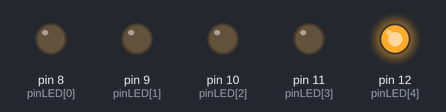
The sketch below on a simulated Arduino Uno, built with avr-gcc and run on an emulated ATmega328P. Parts: output pins drawn as LEDs (lit = HIGH). Random numbers use the default seed unless the sketch sets one.

Above: at 0.95 s.
At 4.31 s:
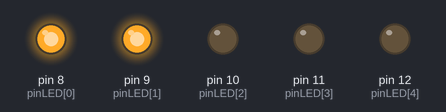
At 9.97 s:
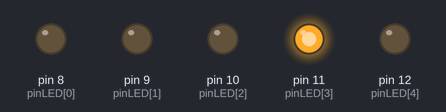
At 18.88 s:
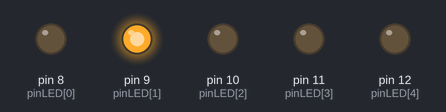
At 23.17 s:
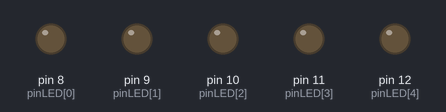
At 37.81 s:
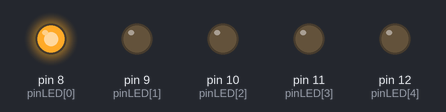
Timing chart, 0 to 40.0 s (numbered marks = the images above):
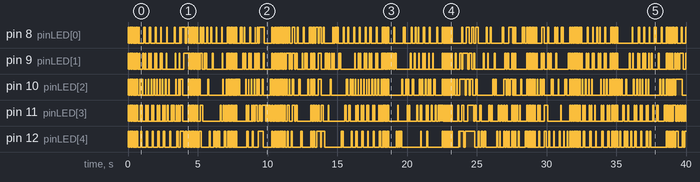

The sketch:

strobe_led.ino
```cpp
const int jumlahLED = 5;
const int pinLED[jumlahLED] = {8, 9, 10, 11, 12};

void setup() {
  for (int i = 0; i < jumlahLED; i++) {
    pinMode(pinLED[i], OUTPUT);
    digitalWrite(pinLED[i], LOW);
  }
  randomSeed(analogRead(A0));
}

void loop() {
  int modePilihan = random(0, 4);

  switch (modePilihan) {
    case 0: strobeSerempak(); break;
    case 1: kedipAcakSatuSatu(); break;
    case 2: kedipAcakBeberapa(); break;
    case 3: sapuanCepat(); break;
  }
}


void strobeSerempak() {
  int jumlahKedip = random(3, 8);
  for (int k = 0; k < jumlahKedip; k++) {
    semuaLED(HIGH);
    delay(random(30, 80));
    semuaLED(LOW);
    delay(random(30, 80));
  }
}


void kedipAcakSatuSatu() {
  int jumlahLangkah = random(5, 12);
  for (int k = 0; k < jumlahLangkah; k++) {
    int pilih = random(0, jumlahLED);
    digitalWrite(pinLED[pilih], HIGH);
    delay(random(40, 100));
    digitalWrite(pinLED[pilih], LOW);
    delay(random(10, 40));
  }
}

void kedipAcakBeberapa() {
  int jumlahLangkah = random(4, 9);
  for (int k = 0; k < jumlahLangkah; k++) {
    for (int i = 0; i < jumlahLED; i++) {
      digitalWrite(pinLED[i], random(0, 2));
    }
    delay(random(50, 120));
  }
  semuaLED(LOW);
}

void sapuanCepat() {
  int putaran = random(1, 3);
  for (int p = 0; p < putaran; p++) {
    for (int i = 0; i < jumlahLED; i++) {
      semuaLED(LOW);
      digitalWrite(pinLED[i], HIGH);
      delay(random(25, 60));
    }
    for (int i = jumlahLED - 1; i >= 0; i--) {
      semuaLED(LOW);
      digitalWrite(pinLED[i], HIGH);
      delay(random(25, 60));
    }
  }
  semuaLED(LOW);
}

void semuaLED(int status) {
  for (int i = 0; i < jumlahLED; i++) {
    digitalWrite(pinLED[i], status);
  }
}
```
